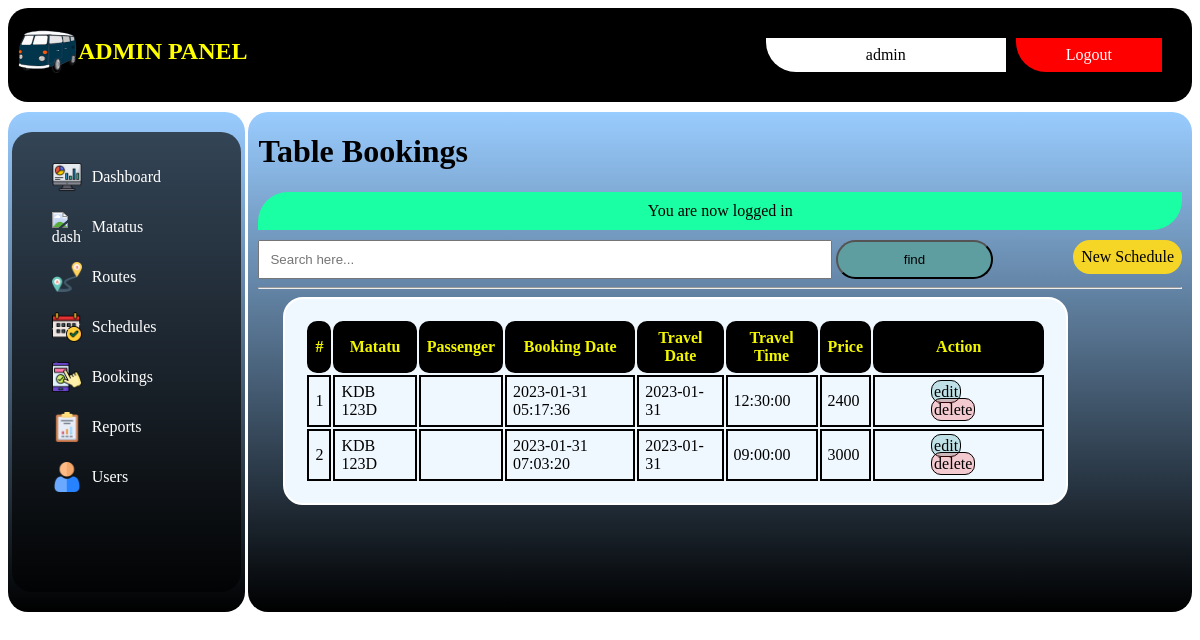
/admin/bookings/index.php (signed in), run on the app's committed database.
### tables this page shows
CREATE TABLE `bookings` (
  `book_id` int(11) NOT NULL,
  `schedule_book_id` int(11) DEFAULT NULL,
  `user_passenger` int(11) DEFAULT NULL,
  `seat_number` varchar(255) NOT NULL,
  `book_date` datetime NOT NULL DEFAULT current_timestamp()
);

CREATE TABLE `matatus` (
  `matatu_id` int(11) NOT NULL,
  `matatu_plate` varchar(200) NOT NULL,
  `mat_date_created` datetime NOT NULL DEFAULT current_timestamp()
);

CREATE TABLE `schedules` (
  `schedule_id` int(11) NOT NULL,
  `mat_id` int(11) DEFAULT NULL,
  `travel_from` int(11) NOT NULL,
  `travel_to` int(11) NOT NULL,
  `travel_date` date NOT NULL,
  `travel_time` time NOT NULL,
  `price` double NOT NULL
);

### app/database/db.php (called while the page is built, shortened)
<?php
require('connect.php');
function executeQuery($sql, $data)
{
    global $conn;
    $stmt = $conn->prepare($sql);
    $values = array_values($data);
    $types = str_repeat('s', count($values));
    $stmt->bind_param($types, ...$values);
    $stmt->execute();
    return $stmt;
}
function selectAll($table, $conditions = [])
{
    global $conn;
    $sql = "SELECT * FROM $table";
    if (empty($conditions)) {
        $stmt = $conn->prepare($sql);
        $stmt->execute();
        $records = $stmt->get_result()->fetch_all(MYSQLI_ASSOC);
        return $records;
    }
}
function selectOne($table, $conditions)
{
    $sql = "SELECT * FROM $table";
    $i = 0;
    foreach ($conditions as $key => $value) {
        if ($i === 0) {
            $sql = $sql . " WHERE $key=?";
        } else {
            $sql = $sql . " AND $key=?";
        }
        $i++;
    }
    $sql = $sql . " LIMIT 1";
    $stmt = executeQuery($sql, $conditions);
    $records = $stmt->get_result()->fetch_assoc();
    return $records;
}
function selectOneMatatu($table, $conditions)
{
    $sql = "SELECT * FROM $table";
    $i = 0;
    foreach ($conditions as $key => $value) {
        if ($i === 0) {
            $sql = $sql . " WHERE $key=?";
        } else {
            $sql = $sql . " AND $key=?";
        }
        $i++;
    }
    $sql = $sql . " LIMIT 1";
    $stmt = executeQuery($sql, $conditions);
    $records = $stmt->get_result()->fetch_assoc();
    return $records;
}

### app/controllers/schedules.php (called while the page is built, shortened)
<?php
include(ROOT_PATH . "/app/database/db.php");
$bookings = selectAll('bookings');

### admin/bookings/index.php (the view, shortened to what this page needs)
    <?php include(ROOT_PATH . "/app/controllers/schedules.php");
    ?>
    <?php include(ROOT_PATH . "/app/includes/adminHeader.php"); ?>
    <?php include(ROOT_PATH . "/app/includes/adminSidebar.php"); ?>
    <div class="main-bar">
        <h1>Table Bookings</h1>
        <?php include(ROOT_PATH . '/app/includes/messages.php'); ?>
        <a href="schedules/index.php" class="add-btn">New Schedule</a>
        <form class="form-serach">
            <input type="text" name="search" placeholder="Search here..."/>
            <button class="search-btn">find</button>
        </form>
        <hr>
        <div class="scrollit">
            <table>
            <thead >
                <th class="fixedElement">#</th>
                <th class="fixedElement">Matatu</th>
                <th class="fixedElement">Passenger</th>
                <th class="fixedElement">Booking Date</th>
                <th class="fixedElement">Travel Date</th>
                <th class="fixedElement">Travel Time</th>
                <th class="fixedElement">Price</th>
                <th class="fixedElement">Action</th>
            </thead>
            <tbody>
                    <?php foreach ($bookings as $key => $book): ?>
                                <tr>
                                    <td><?php echo $key + 1; ?></td>
                                    <?php if ($book['schedule_book_id']) {?>
                                        <?php
                                        $mat = selectOneMatatu('schedules', ['schedule_id' => $book['schedule_book_id']]);
                                        $mat_name = selectOne('matatus', ['matatu_id' => $mat['mat_id']]);
                                        $matatubooked = $mat_name['matatu_plate'];
                                         ?>
                                        <td><?php echo $matatubooked; ?></td>
                                   <?php }?>
                                    <?php if ($book['user_passenger']) {?>
                                        <?php
                                        $passenger = selectOnePassenger('bookings', ['user_passenger' => $book['user_passenger']]);
                                        $pass_book = $passenger['fullname'];
                                         ?>
                                        <td><?php echo $pass_book; ?></td>
                                   <?php }?>
                                    <td><?php echo $book['book_date']; ?></td>
                                    <?php if ($book['schedule_book_id']) {?>
                                        <?php
                                        $mat = selectOneMatatu('schedules', ['schedule_id' => $book['schedule_book_id']]);
                                        $travelDate = $mat['travel_date'];
                                         ?>
                                        <td><?php echo $travelDate; ?></td>
                                   <?php }?>
                                   <?php if ($book['schedule_book_id']) {?>
                                        <?php
                                        $mat = selectOneMatatu('schedules', ['schedule_id' => $book['schedule_book_id']]);
                                        $travelTime = $mat['travel_time'];
                                         ?>
                                        <td><?php echo $travelTime; ?></td>
                                   <?php }?>
                                   <?php if ($book['schedule_book_id']) {?>
                                        <?php
                                        $mat = selectOneMatatu('schedules', ['schedule_id' => $book['schedule_book_id']]);
                                        $pricing = $mat['price'];
                                         ?>
                                        <td><?php echo $pricing; ?></td>
                                   <?php }?>
                                    <td><a href="edit.php?id=<?php echo $book['schedule_book_id']; ?>" class="btn">edit</a>
                                    <a href="index.php?delete_booking=<?php echo $book['book_id']; ?>" class="delete">delete</a></td>
                            <?php endforeach; ?>
            </tbody>
        </table>
    </div>
    </div>
    </div>
</body>
</html>

### app/includes/adminHeader.php (style rules this page uses)
body { display: flex; flex-direction: column; gap: 10px; }
.main-bar { width: 78%; float: right; background: linear-gradient(to top, #000000 0%, #99ccff 100%); min-height: 500px; max-height: 500px; border-radius: 20px; padding: 0px 10px; }
.main-bar a { margin-left: 50px; }
.main-bar table { margin-left: 25px; }
.scrollit { overflow:scroll; min-height:355px; max-height:345px; }
.main-bar form { width: 85%; }
.main-bar form input { width: 70%; padding: 10px; }
.main-bar form .search-btn { width: 20%; padding: 10px; background-color: cadetblue; border-radius: 30px; }
.main-bar .add-btn { background-color: rgb(245, 214, 39); color: rgb(0, 0, 0); padding: 8px; border-radius: 20px; float: right; text-decoration: none; }
.main-bar table { border: 2px solid white; padding: 20px; width: 85%; background-color: aliceblue; border-radius: 20px; margin-bottom: 20px; }
.main-bar table th { border: #000 solid 2px; position: sticky; padding: 6px; border-radius: 10px; color: rgb(242, 247, 0); background-color: #000; }
.main-bar table tbody td { border: #000 solid 2px; padding: 6px; }
.main-bar table tbody td a { background-color: rgba(2, 134, 134, 0.205); text-decoration: none; padding: 2px; color: #000; border-radius: 10px; border: #000 1px solid; }
.main-bar table tbody td .delete { background-color: rgba(255, 22, 22, 0.205); text-decoration: none; padding: 2px; color: #000; border-radius: 10px; border: #000 1px solid; }
.fixedElement { position:absolute; top:0; z-index:100; }

### data on the page
bookings: matatus.matatu_plate "KDB 123D", book_date "2023-01-31 05:17:36", schedules.travel_date "2023-01-31", schedules.travel_time "12:30:00", schedules.price "2400"
bookings: matatus.matatu_plate "KDB 123D", book_date "2023-01-31 07:03:20", schedules.travel_date "2023-01-31", schedules.travel_time "09:00:00", schedules.price "3000"

### other printed values
$_SESSION['username'] "admin"
$_SESSION['message'] "You are now logged in"
